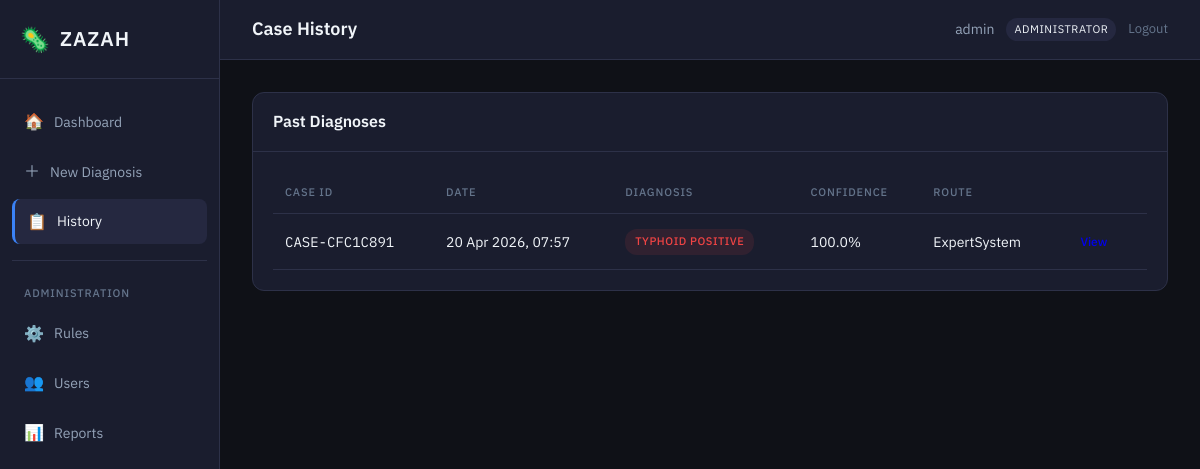
The app's page /history/ (signed in) with its own data.
### models/system_user.py (models this page shows, shortened)
class SystemUser(db.Model):
    __tablename__ = 'system_users'
    user_id = db.Column(db.String(50), primary_key=True)
    username = db.Column(db.String(100), unique=True, nullable=False)
    password_hash = db.Column(db.String(256), nullable=False)
    role = db.Column(db.String(20), nullable=False)
    facility_id = db.Column(db.String(50))
    created_date = db.Column(db.Date, default=datetime.utcnow)
    is_active = db.Column(db.Boolean, default=True)
    def is_administrator(self):
        return self.role == 'administrator'
    @property
    def is_authenticated(self):
        return True

### models/diagnostic_result.py (models this page shows, shortened)
class DiagnosticResult(db.Model):
    __tablename__ = 'diagnostic_results'
    result_id = db.Column(db.Integer, primary_key=True)
    case_id = db.Column(db.String(50), db.ForeignKey('patient_records.case_id'))
    diagnosis = db.Column(db.String(30))
    confidence_score = db.Column(db.Float)
    es_score = db.Column(db.Float)
    rf_probability = db.Column(db.Float)
    route_used = db.Column(db.String(20))
    reasoning_trace = db.Column(db.Text)
    result_timestamp = db.Column(db.DateTime, default=datetime.utcnow)

### routes/history.py (the view)
@history_bp.route('/')
@login_required
def index():
    page = request.args.get('page', 1, type=int)
    per_page = 20
    query = DiagnosticResult.query.join(PatientRecord).filter(
        PatientRecord.created_by == current_user.user_id
    ).order_by(desc(DiagnosticResult.result_timestamp))
    results = query.paginate(page=page, per_page=per_page, error_out=False)
    return render_template('history.html',
                     diagnoses=results.items,
                     pagination=results)

### templates/history.html (shortened to what this page needs)
{% extends "base.html" %}
{% block page_title %}Case History{% endblock %}
{% block content %}
<div class="history-page">
    <div class="card">
        <div class="card-header">
            <h3>Past Diagnoses</h3>
        </div>
        <div class="card-body">
            {% if diagnoses %}
            <table class="data-table">
                <thead>
                    <tr>
                        <th>Case ID</th>
                        <th>Date</th>
                        <th>Diagnosis</th>
                        <th>Confidence</th>
                        <th>Route</th>
                        <th></th>
                    </tr>
                </thead>
                <tbody>
                    {% for result in diagnoses %}
                    <tr>
                        <td class="mono">{{ result.case_id }}</td>
                        <td>{{ result.result_timestamp.strftime('%d %b %Y, %H:%M') }}</td>
                        <td>
                            <span class="badge badge-{% if 'Positive' in result.diagnosis %}positive{% else %}negative{% endif %}">
                                {{ result.diagnosis }}
                            </span>
                        </td>
                        <td>{{ "%.1f"|format(result.confidence_score * 100) }}%</td>
                        <td>{{ result.route_used }}</td>
                        <td>
                            <a href="{{ url_for('diagnosis.result', result_id=result.result_id) }}" class="btn btn-sm">View</a>
                        </td>
                    </tr>
                    {% endfor %}
                </tbody>
            </table>
            {% else %}
            <p class="empty-state">No diagnoses found.</p>
            {% endif %}
        </div>
    </div>
</div>
{% endblock %}

### templates/base.html (shortened to what this page needs)
<!DOCTYPE html>
<html lang="en">
<head>
    <link rel="stylesheet" href="{{ url_for('static', filename='css/style.css') }}">
</head>
<body>
    {% if current_user.is_authenticated %}
    <div class="app-layout">
        <aside class="sidebar">
            <div class="logo">
                <span class="logo-icon">🦠</span>
                <span class="logo-text">ZAZAH</span>
            </div>
            <nav class="nav-menu">
                <a href="{{ url_for('diagnosis.dashboard') }}" class="nav-item {% if request.endpoint == 'diagnosis.dashboard' %}active{% endif %}">
                    <span class="nav-icon">🏠</span>
                    <span>Dashboard</span>
                </a>
                <a href="{{ url_for('diagnosis.new_diagnosis') }}" class="nav-item {% if request.endpoint == 'diagnosis.new_diagnosis' %}active{% endif %}">
                    <span class="nav-icon">＋</span>
                    <span>New Diagnosis</span>
                </a>
                <a href="{{ url_for('history.index') }}" class="nav-item {% if request.endpoint and 'history' in request.endpoint %}active{% endif %}">
                    <span class="nav-icon">📋</span>
                    <span>History</span>
                </a>
                {% if current_user.is_administrator() %}
                <div class="nav-divider"></div>
                <span class="nav-label">Administration</span>
                <a href="{{ url_for('admin.rules') }}" class="nav-item {% if request.endpoint and 'admin.rules' in request.endpoint %}active{% endif %}">
                    <span class="nav-icon">⚙️</span>
                    <span>Rules</span>
                </a>
                <a href="{{ url_for('admin.users') }}" class="nav-item {% if request.endpoint and 'admin.users' in request.endpoint %}active{% endif %}">
                    <span class="nav-icon">👥</span>
                    <span>Users</span>
                </a>
                <a href="{{ url_for('admin.reports') }}" class="nav-item {% if request.endpoint == 'admin.reports' %}active{% endif %}">
                    <span class="nav-icon">📊</span>
                    <span>Reports</span>
                </a>
                {% endif %}
            </nav>
        </aside>
        <div class="main-wrapper">
            <header class="topbar">
                <div class="page-title">
                    {% block page_title %}Dashboard{% endblock %}
                </div>
                <div class="user-menu">
                    <span class="username">{{ current_user.username }}</span>
                    <span class="role-badge">{{ current_user.role }}</span>
                    <a href="{{ url_for('auth.logout') }}" class="logout-btn">Logout</a>
                </div>
            </header>
            <main class="main-content">
                {% block content %}{% endblock %}
            </main>
        </div>
    </div>
    {% endif %}
</body>
</html>

### static/css/style.css (style rules this page uses)
:root { --bg-primary: #0f1117; --bg-secondary: #1a1d2e; --bg-tertiary: #252840; --accent: #3b82f6; --accent-hover: #2563eb; --positive: #ef4444; --positive-bg: rgba(239,68,68,0.1); --negative: #22c55e; --negative-bg: rgba(34,197,94,0.1); --warning: #f59e0b; --text-primary: #f1f5f9; --text-secondary: #94a3b8; --text-muted: #64748b; --border: #2d3148; --border-light: #3d4166; --shadow: 0 4px 20px rgba(0,0,0,0.4); --font-body: 'IBM Plex Sans', 'Segoe UI', system-ui, sans-serif; --font-mono: 'IBM Plex Mono', 'Fira Code', monospace; --radius: 8px; --radius-lg: 12px; }
* { margin: 0; padding: 0; box-sizing: border-box; }
body { font-family: var(--font-body); font-size: 14px; line-height: 1.6; background: var(--bg-primary); color: var(--text-primary); }
.app-layout { display: flex; min-height: 100vh; }
.sidebar { width: 220px; background: var(--bg-secondary); border-right: 1px solid var(--border); padding: 20px 0; display: flex; flex-direction: column; }
.logo { padding: 0 20px 20px; display: flex; align-items: center; gap: 10px; border-bottom: 1px solid var(--border); margin-bottom: 20px; }
.logo-icon { font-size: 24px; }
.logo-text { font-size: 20px; font-weight: 600; letter-spacing: 0.05em; }
.nav-menu { display: flex; flex-direction: column; gap: 4px; padding: 0 12px; }
.nav-item { display: flex; align-items: center; gap: 10px; padding: 10px 12px; color: var(--text-secondary); text-decoration: none; border-radius: var(--radius); transition: all 0.2s; }
.nav-item.active { background: var(--bg-tertiary); border-left: 3px solid var(--accent); color: var(--text-primary); }
.nav-icon { font-size: 16px; }
.nav-divider { height: 1px; background: var(--border); margin: 12px 0; }
.nav-label { font-size: 11px; font-weight: 500; text-transform: uppercase; letter-spacing: 0.08em; color: var(--text-muted); padding: 8px 12px 4px; }
.main-wrapper { flex: 1; display: flex; flex-direction: column; }
.topbar { height: 60px; background: var(--bg-secondary); border-bottom: 1px solid var(--border); display: flex; align-items: center; justify-content: space-between; padding: 0 32px; }
.page-title { font-size: 18px; font-weight: 600; }
.user-menu { display: flex; align-items: center; gap: 12px; }
.username { color: var(--text-secondary); }
.role-badge { font-size: 11px; padding: 3px 8px; background: var(--bg-tertiary); border-radius: 12px; text-transform: uppercase; letter-spacing: 0.05em; }
.logout-btn { color: var(--text-muted); text-decoration: none; font-size: 13px; }
.main-content { flex: 1; padding: 32px; overflow-y: auto; }
.btn { display: inline-flex; align-items: center; justify-content: center; padding: 12px 20px; font-size: 14px; font-weight: 500; border: none; border-radius: var(--radius); cursor: pointer; text-decoration: none; transition: all 0.2s; }
.btn-sm { padding: 6px 12px; font-size: 12px; }
.card { background: var(--bg-secondary); border-radius: var(--radius-lg); border: 1px solid var(--border); margin-bottom: 24px; }
.card-header { padding: 16px 20px; border-bottom: 1px solid var(--border); display: flex; justify-content: space-between; align-items: center; }
.card-header h3 { font-size: 16px; font-weight: 600; }
.card-body { padding: 20px; }
.data-table { width: 100%; border-collapse: collapse; }
.data-table th, .data-table td { padding: 12px; text-align: left; border-bottom: 1px solid var(--border); }
.data-table th { font-size: 11px; font-weight: 500; text-transform: uppercase; letter-spacing: 0.08em; color: var(--text-muted); }
.mono { font-family: var(--font-mono); }
.badge { display: inline-block; padding: 4px 10px; font-size: 11px; font-weight: 500; border-radius: 12px; text-transform: uppercase; letter-spacing: 0.05em; }
.badge-positive { background: var(--positive-bg); color: var(--positive); }

### records on screen
SystemUser: username "admin", role "ADMINISTRATOR"
DiagnosticResult: case_id "CASE-CFC1C891", result_timestamp "20 Apr 2026, 07:57", diagnosis "TYPHOID POSITIVE", result.confidence_score*100 "100.0", route_used "ExpertSystem"
